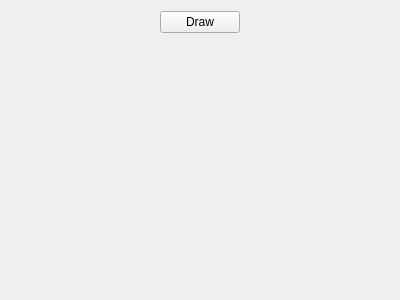
<?xml version="1.0" encoding="UTF-8"?>
<ui version="4.0">
 <class>Widget</class>
 <widget class="QWidget" name="Widget">
  <property name="geometry">
   <rect>
    <x>0</x>
    <y>0</y>
    <width>400</width>
    <height>300</height>
   </rect>
  </property>
  <property name="windowTitle">
   <string>Widget</string>
  </property>
  <layout class="QGridLayout" name="gridLayout">
   <item row="0" column="0">
    <spacer name="horizontalSpacer">
     <property name="orientation">
      <enum>Qt::Horizontal</enum>
     </property>
     <property name="sizeHint" stdset="0">
      <size>
       <width>142</width>
       <height>20</height>
      </size>
     </property>
    </spacer>
   </item>
   <item row="0" column="1">
    <widget class="QPushButton" name="pushButton">
     <property name="text">
      <string>Draw</string>
     </property>
    </widget>
   </item>
   <item row="0" column="2">
    <spacer name="horizontalSpacer_2">
     <property name="orientation">
      <enum>Qt::Horizontal</enum>
     </property>
     <property name="sizeHint" stdset="0">
      <size>
       <width>142</width>
       <height>20</height>
      </size>
     </property>
    </spacer>
   </item>
   <item row="1" column="1">
    <spacer name="verticalSpacer">
     <property name="orientation">
      <enum>Qt::Vertical</enum>
     </property>
     <property name="sizeHint" stdset="0">
      <size>
       <width>20</width>
       <height>250</height>
      </size>
     </property>
    </spacer>
   </item>
  </layout>
 </widget>
 <layoutdefault spacing="6" margin="11"/>
 <resources/>
 <connections/>
</ui>
